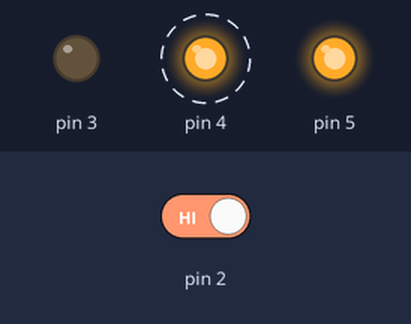
Bench run of a sketch on a simulated Arduino Uno, built with avr-gcc and run on an emulated ATmega328P. Parts: output pins drawn as LEDs (lit = HIGH). Dashed ring = blinking. The inputs (shaded band) are chosen by the test bench; at power-on: pin 2 HIGH.

Above: at 3.3 s.
3.4 s: pin 2 driven LOW
At 4.1 s:
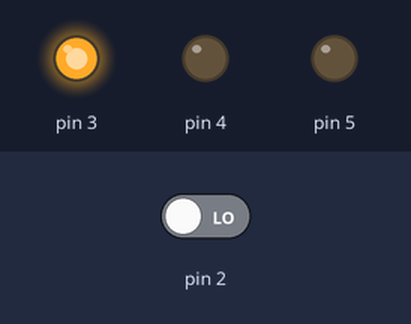
5.2 s: pin 2 driven HIGH
At 5.57 s:
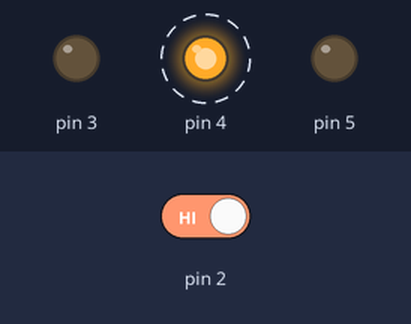
Timing chart, 0 to 14.7 s (numbered marks = the images above; inputs shaded):
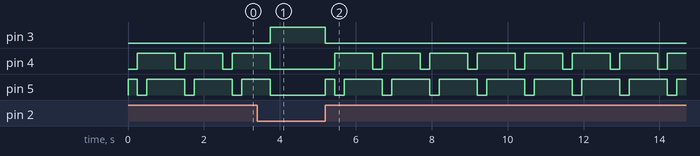

The sketch:

spaceship_interface.ino
```cpp
int buttonState = 0;

void setup() {
  pinMode(2, INPUT);
  pinMode(3, OUTPUT);
  pinMode(4, OUTPUT);
  pinMode(5, OUTPUT);
}

void loop() {
  buttonState = digitalRead(2);

  if(buttonState == LOW){
    // Default state, button is not pressed
    digitalWrite(3, HIGH);
    digitalWrite(4, LOW);
    digitalWrite(5, LOW);
  }else{
    // Whenever the button gets pressed
    digitalWrite(3, LOW);
    digitalWrite(4, LOW);
    digitalWrite(5, HIGH);

    // Lights effect using delay func
    delay(250);
    digitalWrite(4, HIGH);
    digitalWrite(5, LOW);
    delay(250);
    digitalWrite(4, HIGH);
    digitalWrite(5, HIGH);
    delay(750);

  }
}
```

Measured:
- after the input at 3.4 s, pin 3: LOW → HIGH after 0.35 s; pin 4: goes on until 3.8 s, then stays LOW
- after the input at 5.2 s, pin 3: HIGH → LOW at once; pin 4: alternates HIGH for 1.0 s and LOW for 0.25 s, starting after 0.25 s; pin 5: LOW → HIGH at once, then repeats every 1.3 s: LOW 0.25 s, HIGH 1.0 s
- by itself, pin 4: alternates HIGH for 1.0 s and LOW for 0.25 s
- by itself, pin 5: repeats every 1.3 s: LOW 0.25 s, HIGH 1.0 s
